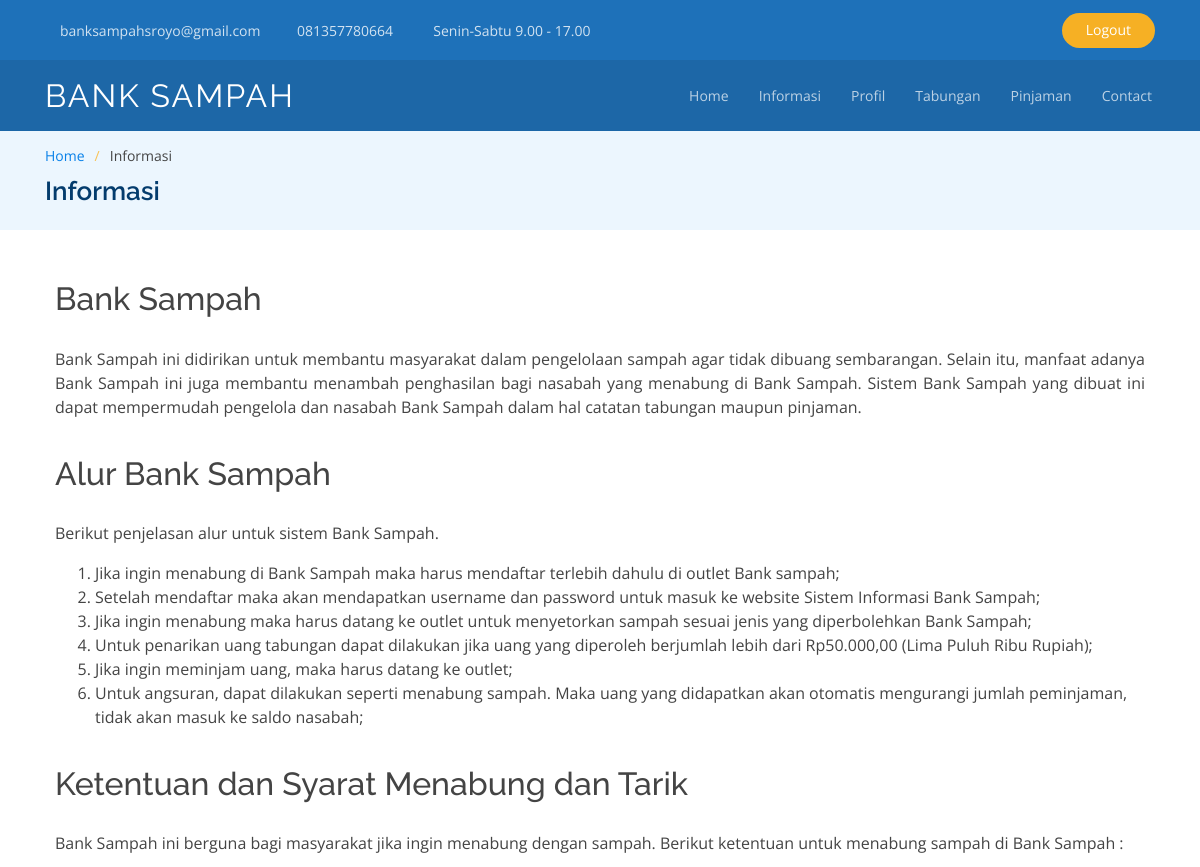
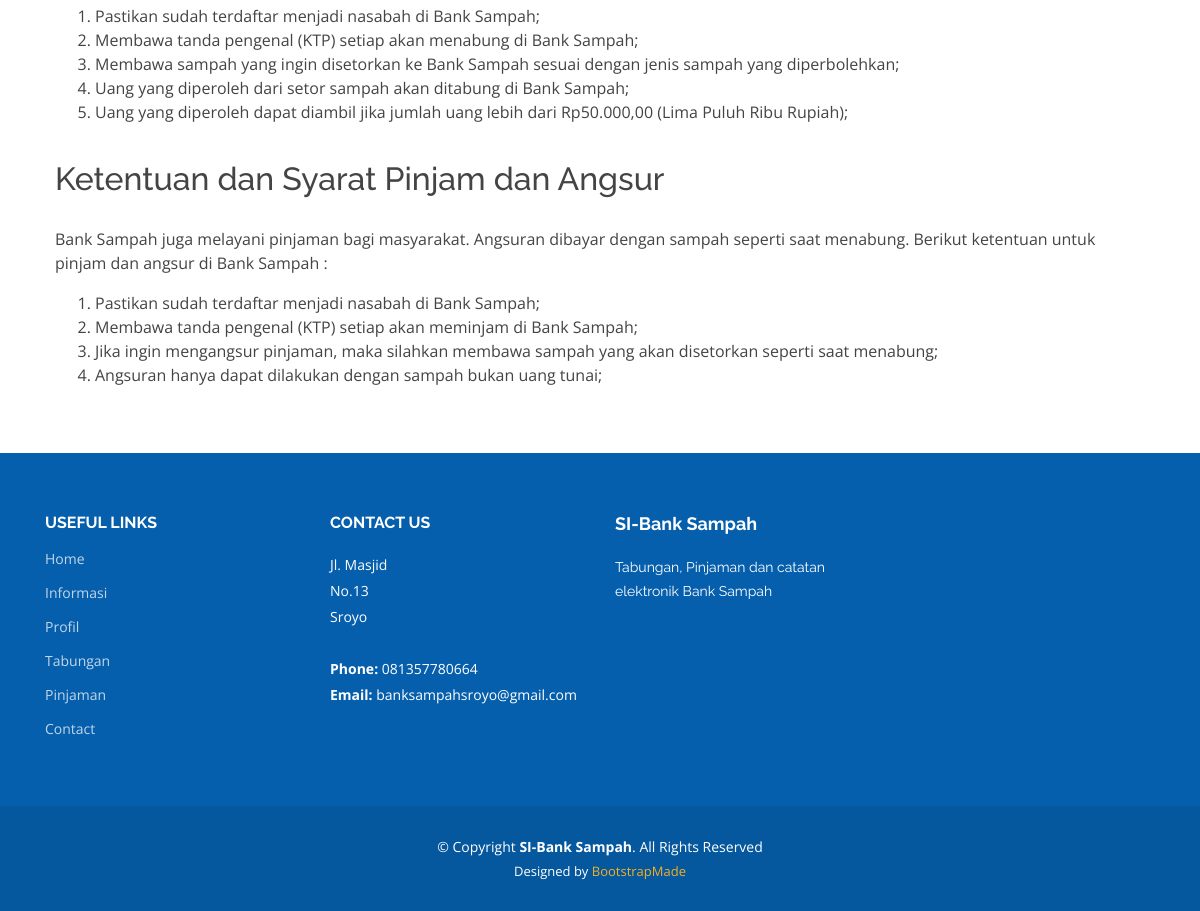
The app's page /USER/informasi.php (signed in) with its own data (2 pictures, top to bottom).
### tables this page shows
CREATE TABLE `tb_config` (
  `id_config` int(11) NOT NULL,
  `judul` varchar(50) NOT NULL,
  `isi` text NOT NULL
);

### USER/informasi.php (the view, shortened to what this page needs)
<!DOCTYPE html>
<html lang="en">
<head>
  <link href="assets/vendor/bootstrap/css/bootstrap.min.css" rel="stylesheet">
  <link href="assets/vendor/icofont/icofont.min.css" rel="stylesheet">
  <link href="assets/vendor/boxicons/css/boxicons.min.css" rel="stylesheet">
  <link href="assets/vendor/animate.css/animate.min.css" rel="stylesheet">
  <link href="assets/vendor/remixicon/remixicon.css" rel="stylesheet">
  <link href="assets/vendor/owl.carousel/assets/owl.carousel.min.css" rel="stylesheet">
  <link href="assets/vendor/venobox/venobox.css" rel="stylesheet">
  <link href="assets/vendor/aos/aos.css" rel="stylesheet">
  <link href="assets/css/style.css" rel="stylesheet">
</head>
<body>
  <?php include 'navbar.php'; ?>
  <main id="main">
    <section id="breadcrumbs" class="breadcrumbs">
      <div class="container">
        <ol>
          <li><a href="index.html">Home</a></li>
          <li>Informasi</li>
        </ol>
        <h2>Informasi</h2>
      </div>
    </section>
    <section id="blog" class="blog">
      <div class="container">
        <table border="0" cellpadding="10">
          <tbody>
            <?php
            include('koneksi_db.php');
            $result = mysqli_query($koneksi,"SELECT * FROM tb_config WHERE id_config != 10 AND id_config != 11 AND id_config != 12");
            ?>
            <?php
              while($data = mysqli_fetch_array($result)) {
                echo "<tr>";
                echo "<td><h2>".$data['judul']."</h2></td>";
                echo "</tr>";
                echo "<tr>";
                echo "<td>".$data['isi']."</td>";
                echo "</tr>";
              }
              ?>
          </tbody>
        </table>
      </div>
    </section>
  </main>
  <?php include 'footer.php'; ?>
</body>
</html>

### USER/assets/css/style.css (style rules this page uses)
body { font-family: "Open Sans", sans-serif; color: #444444; }
a { color: #0880e8; }
h1, h2, h3, h4, h5, h6 { font-family: "Raleway", sans-serif; }
section { padding: 60px 0; overflow: hidden; }
.breadcrumbs { padding: 15px 0; background: #ecf6fe; margin-top: 130px; }
.breadcrumbs h2 { font-size: 26px; font-weight: 600; color: #043c6d; }
.breadcrumbs ol { display: flex; flex-wrap: wrap; list-style: none; padding: 0 0 10px 0; margin: 0; font-size: 14px; }
.breadcrumbs ol li + li { padding-left: 10px; }
.breadcrumbs ol li + li::before { display: inline-block; padding-right: 10px; color: #f8c255; content: "/"; }
.blog { padding: 40px 0; }

### records on screen
tb_config: judul "Bank Sampah", isi "Bank Sampah ini didirikan untuk membantu masyarakat dalam pengelolaan sampah agar tidak dibuang sembarangan. Selain itu, manfaat adanya Bank Sampah ini juga membantu menambah penghasilan bagi nasabah yang menabung di Bank Sampah. Sistem Bank Sampah yang dibuat ini dapat mempermudah pengelola dan nasabah Bank Sampah dalam hal catatan tabungan maupun pinjaman."
tb_config: judul "Alur Bank Sampah", isi "Berikut penjelasan alur untuk sistem Bank Sampah. Jika ingin menabung di Bank Sampah maka harus mendaftar terlebih dahulu di outlet Bank sampah; Setelah mendaftar maka akan mendapatkan username dan password untuk masuk ke website Sistem Informasi Bank Sampah; Jika ingin menabung maka harus datang ke outlet untuk menyetorkan sampah sesuai jenis yang diperbolehkan Bank Sampah; Untuk penarikan uang tabungan dapat dilakukan jika uang yang diperoleh berjumlah lebih dari Rp50.000,00 (Lima Puluh Ribu Rupiah); Jika ingin meminjam uang, maka harus datang ke outlet; Untuk angsuran, dapat dilakukan seperti menabung sampah. Maka uang yang didapatkan akan otomatis mengurangi jumlah peminjaman, tidak…"
tb_config: judul "Ketentuan dan Syarat Menabung dan Tarik", isi "Bank Sampah ini berguna bagi masyarakat jika ingin menabung dengan sampah. Berikut ketentuan untuk menabung sampah di Bank Sampah : Pastikan sudah terdaftar menjadi nasabah di Bank Sampah; Membawa tanda pengenal (KTP) setiap akan menabung di Bank Sampah; Membawa sampah yang ingin disetorkan ke Bank Sampah sesuai dengan jenis sampah yang diperbolehkan; Uang yang diperoleh dari setor sampah akan ditabung di Bank Sampah; Uang yang diperoleh dapat diambil jika jumlah uang lebih dari Rp50.000,00 (Lima Puluh Ribu Rupiah);"
tb_config: judul "Ketentuan dan Syarat Pinjam dan Angsur", isi "Bank Sampah juga melayani pinjaman bagi masyarakat. Angsuran dibayar dengan sampah seperti saat menabung. Berikut ketentuan untuk pinjam dan angsur di Bank Sampah : Pastikan sudah terdaftar menjadi nasabah di Bank Sampah; Membawa tanda pengenal (KTP) setiap akan meminjam di Bank Sampah; Jika ingin mengangsur pinjaman, maka silahkan membawa sampah yang akan disetorkan seperti saat menabung; Angsuran hanya dapat dilakukan dengan sampah bukan uang tunai;"
